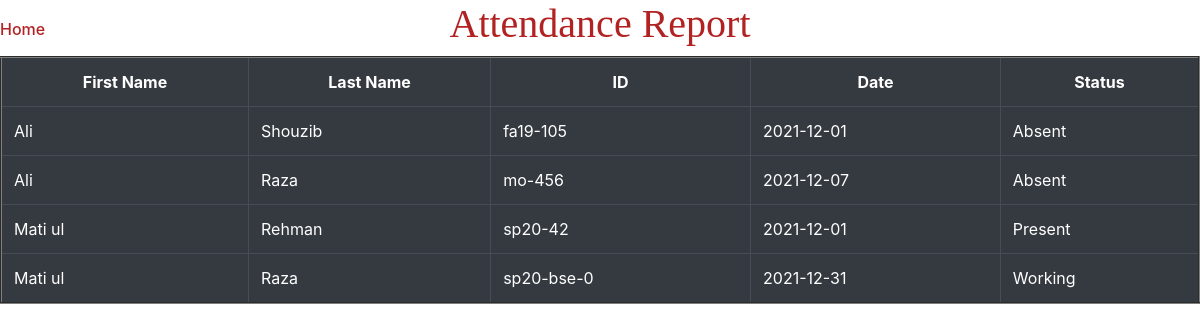
The page /viewAttendance.php on the database its author committed.
### tables this page shows
CREATE TABLE `attendance` (
  `First_Name` char(30) NOT NULL,
  `Last_Name` char(30) NOT NULL,
  `ID` varchar(10) NOT NULL,
  `Date` date NOT NULL,
  `Status` char(15) NOT NULL
);

### viewAttendance.php (the view, shortened to what this page needs)
<!Doctype Html>
<html lang="en">
<head>
    <link rel="stylesheet" href="https://stackpath.bootstrapcdn.com/bootstrap/4.4.1/css/bootstrap.min.css">
</head>
<body>
<h1 style="color: firebrick;text-align: center;font-family: 'Britannic Bold'">Attendance Report</h1>
<a href="admin.html" ><h6 style="float: left;margin-top: -3%;color: firebrick">Home</h6></a>
<table border="2px" cellpadding="5px" cellspacing="5px" class="table table-dark">
    <tr style="text-align: center">
        <th scope="col">First Name</th>
        <th scope="col">Last Name</th>
         <th scope="col">ID</th>
        <th scope="col">Date</th>
        <th scope="col">Status</th>
    </tr>
    <?php
    include "connection.php";
    $query= "Select * From attendance";
    $result= mysqli_query($connection,$query);
    while ($record=mysqli_fetch_assoc($result)){?>
        <tr>
            <td><?php  echo $record['First_Name']; ?></td>
            <td><?php  echo $record['Last_Name']; ?></td>
            <td><?php  echo $record['ID']; ?></td>
            <td><?php  echo $record['Date']; ?></td>
            <td><?php  echo $record['Status']; ?></td>
        </tr>
        <?php
    }
    ?>
</table><br>
</body>
</html>

### rows shown on the page
attendance: First_Name "Ali", Last_Name "Shouzib", ID "fa19-105", Date "2021-12-01", Status "Absent"
attendance: First_Name "Ali", Last_Name "Raza", ID "mo-456", Date "2021-12-07", Status "Absent"
attendance: First_Name "Mati ul", Last_Name "Rehman", ID "sp20-42", Date "2021-12-01", Status "Present"
attendance: First_Name "Mati ul", Last_Name "Raza", ID "sp20-bse-0", Date "2021-12-31", Status "Working"
